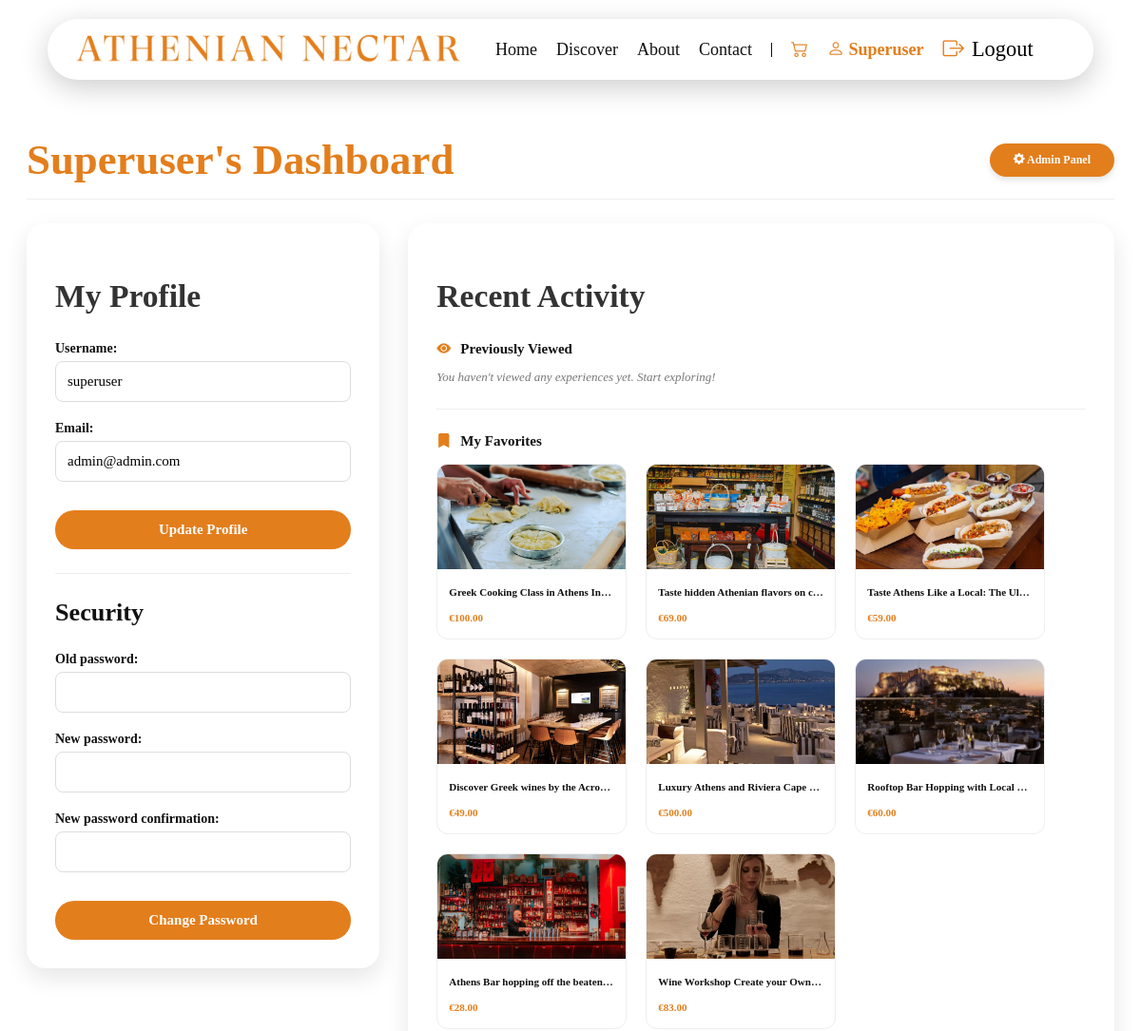
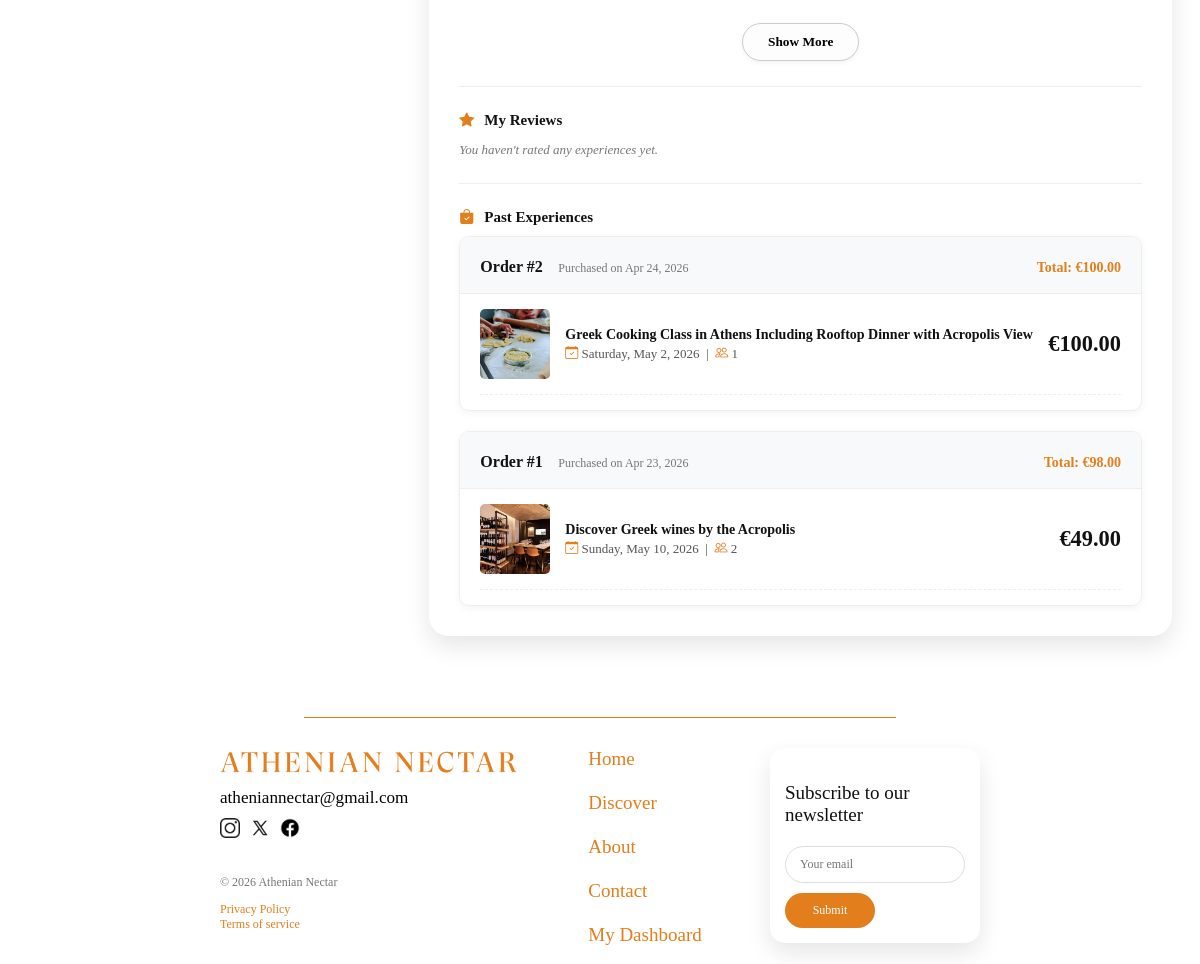
Page /users/dashboard/ (signed in) on the committed database (2 pictures, top to bottom).
### experiences/models.py (models this page shows, shortened)
class Experience(models.Model):
    title = models.CharField(max_length=100)
    category = models.ForeignKey(Category, on_delete=models.CASCADE)
    subcategory = models.ForeignKey(Subcategory, on_delete=models.SET_NULL, blank=True, null=True)
    description = models.TextField()
    image = models.ImageField(upload_to='experiences/')
    price = models.DecimalField(max_digits=6, decimal_places=2)
    duration = models.DecimalField(max_digits=3, decimal_places=1)

### orders/models.py (models this page shows, shortened)
class Order(models.Model):
    user = models.ForeignKey(settings.AUTH_USER_MODEL, on_delete=models.CASCADE, related_name='orders')
    total_price = models.DecimalField(max_digits=10, decimal_places=2)
    created_at = models.DateTimeField(auto_now_add=True)
    user_order_number = models.PositiveIntegerField(null=True, blank=True)

class OrderItem(models.Model):
    order = models.ForeignKey(Order, on_delete=models.CASCADE, related_name='items')
    experience = models.ForeignKey(Experience, on_delete=models.SET_NULL, null=True)
    price = models.DecimalField(max_digits=10, decimal_places=2)
    quantity = models.PositiveIntegerField(default=1)
    booking_date = models.DateField(null=True, blank=True)

### users/views.py (the view, shortened to what this page needs)
# urls.py: path('dashboard/', views.dashboard, name='dashboard'),
@login_required
def dashboard(request):
    u_form = UserUpdateForm(instance=request.user)
    p_form = CustomPasswordChangeForm(user=request.user)
    profile, created = Profile.objects.get_or_create(user=request.user)
    user_reviews = Review.objects.filter(user=request.user).order_by('-created_at')
    recently_viewed_ids = request.session.get('recently_viewed', [])
    recently_viewed_exps = []
    if recently_viewed_ids:
        exps = Experience.objects.filter(id__in=recently_viewed_ids)
        exp_dict = {exp.id: exp for exp in exps}
        recently_viewed_exps = [exp_dict[i] for i in recently_viewed_ids if i in exp_dict]
    purchases = Order.objects.filter(user=request.user).order_by('-created_at')
    context = {
        'u_form': u_form,
        'p_form': p_form,
        'recently_viewed': [],
        'ratings': [],
        'purchases': [],
        'favorites': profile.favorites.all(),
        'user_reviews': user_reviews,
        'recently_viewed': recently_viewed_exps,
        'purchases': purchases,
    }
    return render(request, 'users/dashboard.html', context)

### users/templates/users/dashboard.html (shortened to what this page needs)
{% extends 'home/base.html' %}
{% load static %}
{% block extra_css %}
    <link rel="stylesheet" href="{% static 'css/users.css' %}">
    <link rel="stylesheet" href="{% static 'css/cart.css' %}">
{% endblock %}
{% block content %}
<div class="dashboard-container">
    <div class="dashboard-header">
        <h1 class="dashboard-title">{{ user.username|title }}'s Dashboard</h1>
        {% if request.user.is_superuser %}
            <a href="{% url 'admin_panel' %}" class="admin-panel-button">
                <i class="bi bi-gear-fill" aria-hidden="true"></i> Admin Panel
            </a>
        {% elif request.user.is_staff %}
            <a href="{% url 'admin_panel' %}" class="admin-panel-button">
                <i class="bi bi-gear-fill" aria-hidden="true"></i> Control Panel
            </a>
        {% endif %}
    </div>
    <div class="dashboard-grid">
        <div class="dashboard-card">
            <h2>My Profile</h2>
            <form method="POST" class="profile-form">
                {{ u_form.as_p }}
                <button type="submit" name="update_profile" class="login-button">Update Profile</button>
            </form>
            <hr class="gray-line" aria-hidden="true">
            <h3>Security</h3>
            <form method="POST" class="profile-form">
                {{ p_form.as_p }}
                <button type="submit" name="change_password" class="login-button" >
                    Change Password
                </button>
            </form>
        </div>
        <div class="dashboard-card">
            <h2>Recent Activity</h2>
            <div class="activity-section">
                <h3><i class="bi bi-eye-fill" aria-hidden="true"></i> Previously Viewed</h3>
                {% if recently_viewed %}
                    <div class="favorites-grid" id="viewed-grid">
                        {% for item in recently_viewed %}
                            <div class="favorite-mini-card">
                                <a href="{% url 'experience_detail' item.id %}" class="favorite-content">
                                    <img src="{{ item.image.url }}" alt="{{ item.title }}">
                                    <div class="favorite-details">
                                        <h4>{{ item.title }}</h4>
                                        <span class="favorite-price">€{{ item.price }}</span>
                                    </div>
                                </a>
                            </div>
                        {% endfor %}
                    </div>
                {% else %}
                    <p class="empty-message">You haven't viewed any experiences yet. Start exploring!</p>
                {% endif %}
            </div>
            <hr class="gray-line" aria-hidden="true">
             <div class="activity-section">
                <h3><i class="bi bi-bookmark-fill" aria-hidden="true"></i> My Favorites</h3>
                {% if favorites %}
                    <div class="favorites-grid" id="favorites-grid">
                        {% for item in favorites %}
                            <div class="favorite-mini-card" id="favorite-card-{{ item.id }}">
                                <a href="{% url 'experience_detail' item.id %}" class="favorite-content">
                                    <img src="{{ item.image.url }}" alt="{{ item.title }}">
                                    <div class="favorite-details">
                                        <h4>{{ item.title }}</h4>
                                        <span class="favorite-price">€{{ item.price }}</span>
                                    </div>
                                </a>
                            </div>
                        {% endfor %}
                    </div>
                    {% if favorites|length > 8 %}
                        <div class="show-more-container" id="favorites-show-more-container">
                            <button id="favorites-show-more-button" class="show-more-button" aria-expanded="false" aria-controls="favorites-grid">
                                Show More
                            </button>
                        </div>
                    {% endif %}
                {% else %}
                    <p class="empty-message">Your favorites list is currently empty. Start exploring!</p>
                {% endif %}
            </div>
            <hr class="gray-line" aria-hidden="true">
            <div class="activity-section">
                <h3><i class="bi bi-star-fill" aria-hidden="true"></i> My Reviews</h3>
                {% if user_reviews %}
                    <div class="favorites-grid" id="ratings-grid">
                        {% for review in user_reviews %}
                            <div class="favorite-mini-card">
                                <a href="{% url 'experience_detail' review.experience.id %}#reviews-section" class="favorite-content">
                                    <img src="{{ review.experience.image.url }}" alt="{{ review.experience.title }}">
                                    <div class="favorite-details">
                                        <h4>{{ review.experience.title }}</h4>
                                        <div>
                                            {% for i in "12345"|make_list %}
                                                {% if forloop.counter <= review.rating %}
                                                    <i class="bi bi-star-fill" aria-hidden="true"></i>
                                                {% else %}
                                                    <i class="bi bi-star" aria-hidden="true"></i>
                                                {% endif %}
                                            {% endfor %}
                                        </div>
                                    </div>
                                </a>
                            </div>
                        {% endfor %}
                    </div>
                    {% if user_reviews|length > 8 %}
                        <div class="show-more-container" id="ratings-show-more-container">
                            <button id="ratings-show-more-button" class="show-more-button" aria-expanded="false" aria-controls="ratings-grid">
                                Show More
                            </button>
                        </div>
                    {% endif %}
                {% else %}
                    <p class="empty-message">You haven't rated any experiences yet.</p>
                {% endif %}
            </div>
            <hr class="gray-line" aria-hidden="true">
            <div class="activity-section">
                <h3><i class="bi bi-bag-check-fill" aria-hidden="true"></i> Past Experiences</h3>
                {% if purchases %}
                    <div class="orders-grid">
                        {% for order in purchases %}
                            <div class="order-card {% if forloop.counter > 3 %}extra-order{% endif %}"
                            {% if forloop.counter > 3 %}display: none;{% endif %}">
                                <div class="order-header">
                                    <div>
                                        <strong class="order-title">Order #{{ order.user_order_number }}</strong>
                                        <span class="order-date">
                                            Purchased on {{ order.created_at|date:"M d, Y" }}
                                        </span>
                                    </div>
                                    <div >
                                        <strong class="order-total">
                                            Total: €{{ order.total_price }}
                                        </strong>
                                    </div>
                                </div>
                                <div class="order-body">
                                    <ul class="order-list">
                                        {% for item in order.items.all %}
                                            <li class="order-item">
                                                <img src="{{ item.experience.image.url }}" alt="{{ item.experience.title }}">
                                                <div class="order-item-details">
                                                    <strong class="order-item-title">
                                                        {% if item.experience %}
                                                            {{ item.experience.title }}
                                                        {% else %}
                                                            Experience Unavailable
                                                        {% endif %}
                                                    </strong>
                                                    <span class="order-item-meta">
                                                        <i class="bi bi-calendar-check" aria-hidden="true"></i> {{ item.booking_date|date:"l, F j, Y" }} &nbsp;|&nbsp;
                                                        <i class="bi bi-people" aria-hidden="true"></i> {{ item.quantity }}
                                                    </span>
                                                </div>
                                                <div class="order-item-price">
                                                    €{{ item.price }}
                                                </div>
                                            </li>
                                        {% endfor %}
                                    </ul>
                                </div>
                            </div>
                        {% endfor %}
                    </div>
                    {% else %}
                        <p class="empty-message">You haven't booked any experiences yet.</p>
                {% endif %}
            </div>
        </div>
    </div>
</div>
{% endblock %}

### home/templates/home/header.html (shortened to what this page needs)
{% load static %}
<header class="athenian-header">
    <div class="header-container">
        <div class="logo-section">
                <a href="{% url 'home' %}">
                <img src="{% static 'images/logo.png' %}" alt="Athenian Nectar Logo">
            </a>
        </div>
        <nav class="nav-links" aria-label="Main navigation">
            <a href="{% url 'home' %}">Home</a>
            <a href="{% url 'discover' %}">Discover</a>
            <a href="{% url 'about' %}">About</a>
            <a href="{% url 'contact' %}">Contact</a>
            {% if user.is_authenticated %}
                <a href="{% url 'cart_detail' %}" class="nav-link">
                    <i class="bi bi-cart2" aria-hidden="true"></i>
                </a>
                <a href="{% url 'dashboard' %}" class="username_overflow">
                    <i class="bi bi-person" aria-hidden="true"></i>
                    <span>{{ user.username|title }}</span>
                </a>
                <form action="{% url 'logout' %}" method="post" class="logout-form">
                    <button type="submit" class="logout-button">
                        <i class="bi bi-box-arrow-right" aria-hidden="true"></i>
                        <span>Logout</span>
                    </button>
                </form>
            {% else %}
                <a href="{% url 'login' %}">
                    <i class="bi bi-person" aria-hidden="true"></i>
                    <span>Login/Register</span>
                </a>
            {% endif %}
        </nav>
    </div>
</header>

### rows in the picture
Experience: image (picture), title "Greek Cooking Class in Athens In…", price "100.00"
Experience: image (picture), title "Taste hidden Athenian flavors on c…", price "69.00"
Experience: image (picture), title "Taste Athens Like a Local: The Ul…", price "59.00"
Experience: image (picture), title "Discover Greek wines by the Acro…", price "49.00"
Experience: image (picture), title "Luxury Athens and Riviera Cape…", price "500.00"
Experience: image (picture), title "Rooftop Bar Hopping with Local…", price "60.00"
Experience: image (picture), title "Athens Bar hopping off the beaten…", price "28.00"
Experience: image (picture), title "Wine Workshop Create your Own…", price "83.00"
Order: user_order_number "2", created_at "Apr 24, 2026", total_price "100.00"
OrderItem: experience.image (picture), experience "Greek Cooking Class in Athens Including Rooftop Dinner with Acropolis View", booking_date "Saturday, May 2, 2026", quantity "1", price "100.00"
Order: user_order_number "1", created_at "Apr 23, 2026", total_price "98.00"
OrderItem: experience.image (picture), experience "Discover Greek wines by the Acropolis", booking_date "Sunday, May 10, 2026", quantity "2", price "49.00"

### other values in the picture
{{ user.username|title }} "Superuser"
